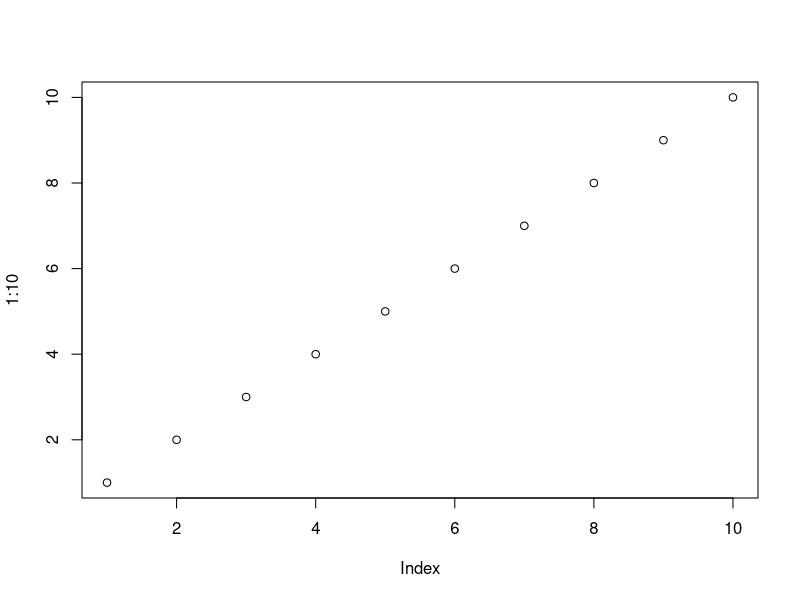
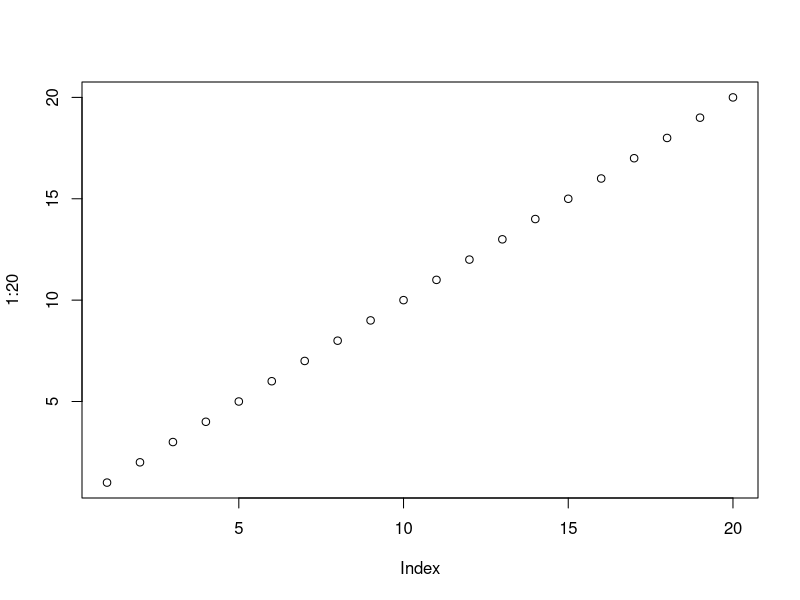

Here is the R script that generated these plots, in order:
## ---- chunk 1
knitr::opts_chunk$set(echo = TRUE)
## ---- chunk 2

library(knitr)

## ---- chunk 3

portada <- "Images/Portada.png"

# img_01 <- "C:/Users/figuerpa/Dropbox/Blog_distill/Agro_Blog/_posts/First_Post/Image_01.png"
# img_02 <- "C:/Users/figuerpa/Dropbox/Blog_distill/Agro_Blog/_posts/First_Post/Image_02.png"
# img_03 <- "C:/Users/figuerpa/Dropbox/Blog_distill/Agro_Blog/_posts/First_Post/Image_03.png"

## ---- chunk 4
# include_graphics(portada)
## ---- chunk 5


plot(1:10)

## ---- chunk 6

plot(1:20)

